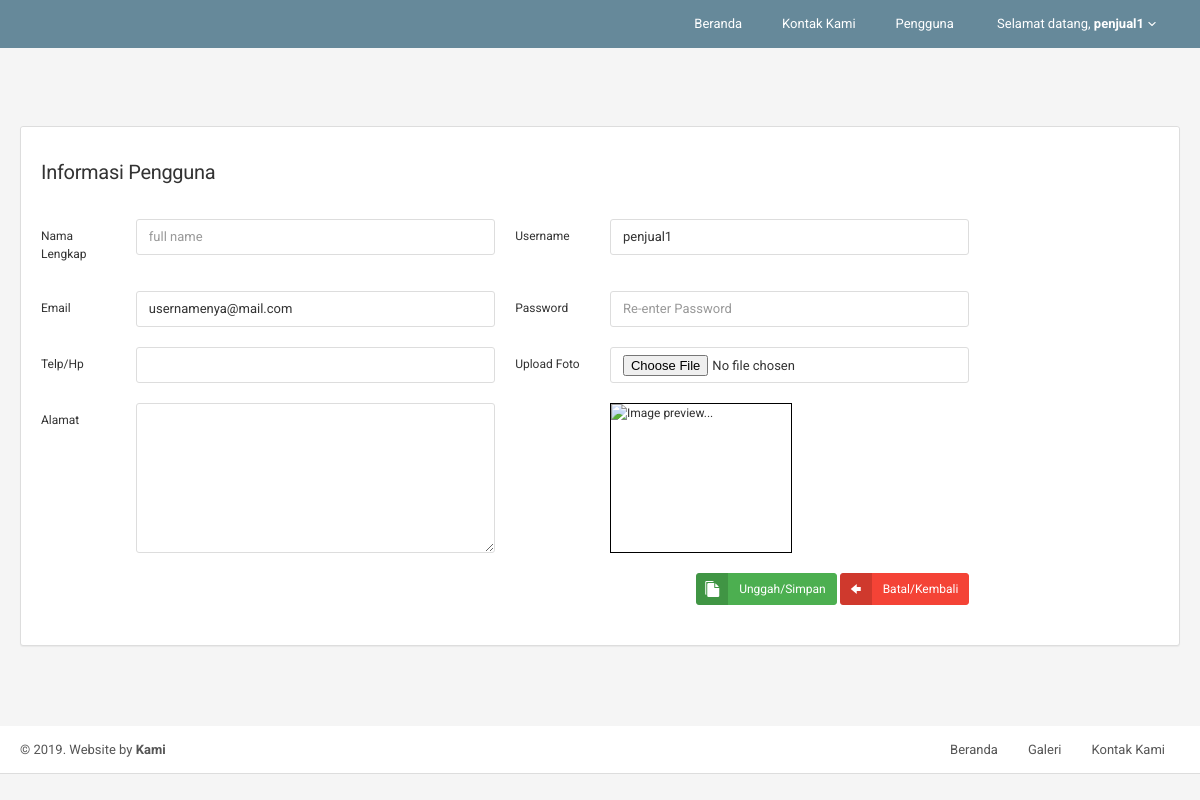
/home/informasi_pengguna.php?usr=2 (signed in), run on an earlier commit of the app's database.
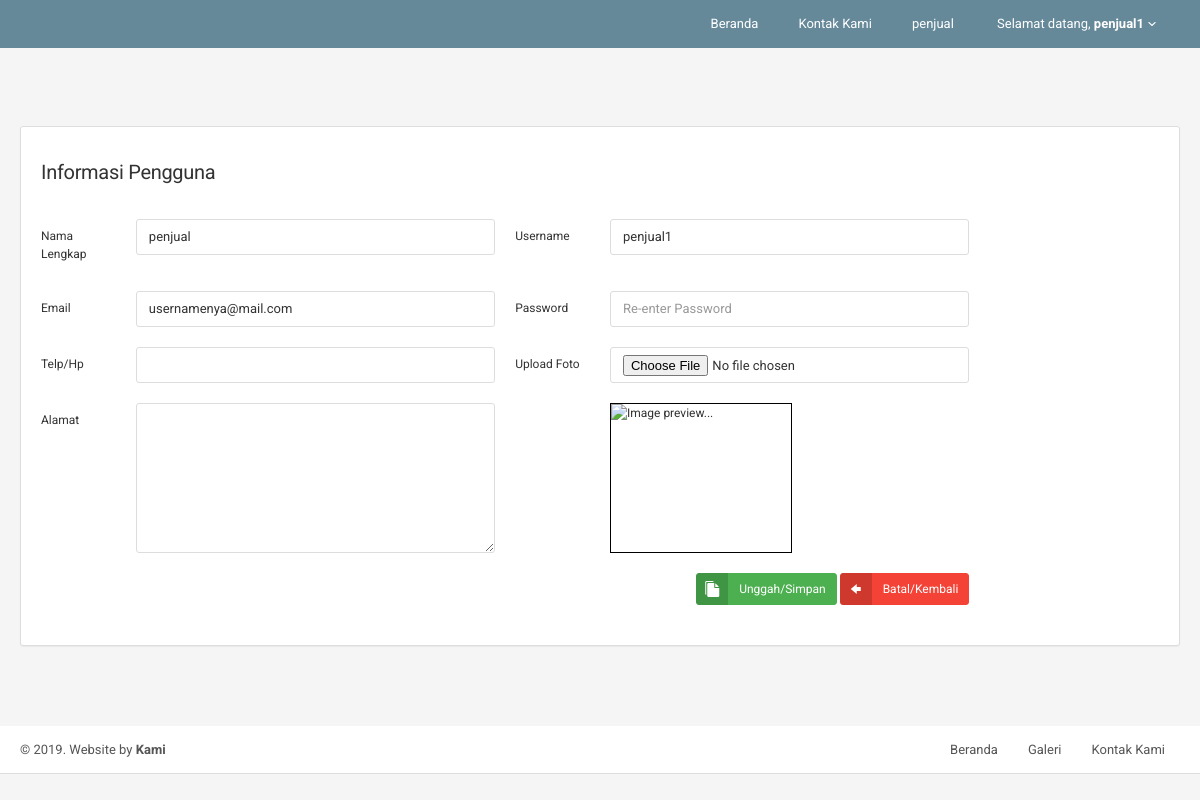
And on a later commit of the database.
### tables this page shows
CREATE TABLE `cms_user` (
  `id_user` int(11) NOT NULL AUTO_INCREMENT,
  `full_name` varchar(255) DEFAULT NULL,
  `username` varchar(255) DEFAULT NULL,
  `sandi` varchar(255) DEFAULT NULL,
  `email` varchar(255) DEFAULT NULL,
  `tel` varchar(15) DEFAULT NULL,
  `alamat` text,
  `file_image` varchar(50) DEFAULT NULL,
  `stat` int(11) DEFAULT NULL,
  PRIMARY KEY (`id_user`)
);

### home/informasi_pengguna.php (the view, shortened to what this page needs)
<?php
	require '../template/header.php';
	require '../template/menu.php';
	$id_us = $_GET['usr'];
	$query = mysql_query("SELECT * FROM cms_user WHERE id_user = ".$id_us);
	$hasil = mysql_fetch_array($query);
?>
<div class="content" style="padding-top: 80px;">
	<div class="panel panel-flat">
		<div class="panel-heading">
			<div class="panel-title"><h6 style="font-size: 20px;">Informasi Pengguna</h6></div>
		</div>
		<div class="panel-body" style="font-size: 12px;">
			<form class="form-horizontal form-validate form-wysiwyg" method="post" action="../proses/pr_info_pengguna" enctype="multipart/form-data">
				<div class="form-group">
					<label class="col-lg-1 control-label">Nama Lengkap</label>
					<div class="col-lg-4">
						<input type="text" name="nmlengkap" id="nmlengkap" class="form-control" placeholder="full name" value="<?php echo $hasil['full_name']; ?>">
					</div>
					<label class="col-lg-1 control-label">Username</label>
					<div class="col-lg-4">
						<input type="text" name="usernam" id="usernam" class="form-control" value="<?php echo $hasil['username']; ?>">
					</div>
				</div>
				<div class="form-group">
					<label class="col-lg-1 control-label">Email</label>
					<div class="col-lg-4">
						<input type="email" name="mailn" id="mailn" class="form-control" value="<?php echo $hasil['email']; ?>">
					</div>
					<label class="col-lg-1 control-label">Password</label>
					<div class="col-lg-4">
						<input type="password" name="ktsand" id="ktsand" class="form-control" placeholder="Re-enter Password">
					</div>
				</div>
				<div class="form-group">
					<label class="col-lg-1 control-label">Telp/Hp</label>
					<div class="col-lg-4">
						<input type="number" name="telhp" id="telhp" class="form-control" value="<?php echo $hasil['tel']; ?>">
					</div>
					<label class="col-lg-1 control-label">Upload Foto</label>
					<div class="col-lg-4">
						<input type="file" name="flfoto" id="flfoto" class="form-control" onchange="previewFile()">
					</div>
				</div>
				<div class="form-group">
					<label class="col-lg-1 control-label">Alamat</label>
					<div class="col-lg-4">
						<textarea class="form-control" name="alama" id="alama" style="height: 150px;">
							<?php echo $hasil['alamat']; ?>
						</textarea>
					</div>
					<label class="col-lg-1 control-label">&nbsp;</label>
					<div class="col-lg-5">
						<div style="border: 1px solid black; width: 40%; height: 150px;">
							<img src="<?php echo $hasil['file_image']; ?>" alt="Image preview..." id="image" class="img-responsive" alt="Chania">
						</div>
					</div>
				</div>
				<div class="form-group">
					<div class="text-right col-lg-10">
					<button type="submit" value="Upload Image" name="subn" class="btn btn-success btn-labeled btn-xs">
						<b><i class="icon-files-empty2"></i></b> Unggah/Simpan</button>
					<button type="reset" class="btn btn-danger btn-labeled btn-xs" href="">
						<b><i class="icon-arrow-left13"></i></b> Batal/Kembali</button>
					</div>
				</div>
			</form>
		</div>
	</div>
</div>
<?php require '../template/footer.php'; ?>

### template/menu.php (shortened to what this page needs)
<div class="navbar navbar-inverse navbar-fixed-top" style="background-color: #66899a; border-color: #66899a;">
	<?php if (isset($_SESSION['username'])) { ?>
	<div class="navbar-collapse collapse" id="navbar-mobile">
		<ul class="nav navbar-nav navbar-right">
			<li class="dropdown">
				<a href="../home/welcome" style="padding: 13px 20px;" class='dropdown-toggle'>Beranda</a>
			</li>
			<li class="dropdown">
				<a href="../home/kontak_kami" style="padding: 13px 20px;" class='dropdown-toggle'>Kontak Kami</a>
			</li>
			<?php if ($_SESSION['aksesm'] == '1') { ?>
				<li class="dropdown">
					<a href="../home/pengguna" style="padding: 13px 20px;" class='dropdown-toggle'>Pengguna</a>
				</li>
			<?php } ?>
			<?php if ($_SESSION['aksesm'] == '2') { ?>
				<li class="dropdown">
					<a href="" style="padding: 13px 20px;" class='dropdown-toggle' data-toggle="dropdown">penjual</a>
				</li>
			<?php } ?>
			<li class="dropdown dropdown-user">
				<a href="#" style="padding: 13px 20px;" class='dropdown-toggle' data-toggle="dropdown" aria-expanded="false">
					Selamat datang, <strong><?php echo $_SESSION['username'] ?></strong><i class="caret"></i>
				</a>
			</li>
		</ul>
	</div>
	<?php } ?>
</div>
<div class="navbar navbar-default" id="navbar-second">
</div>

What changed in the data, as far as the page shows it:
changed cms_user "penjual1": nmlengkap (not shown) → "penjual"
Also different on the page:
text no longer shown: "Pengguna"
text now shown: "penjual"
